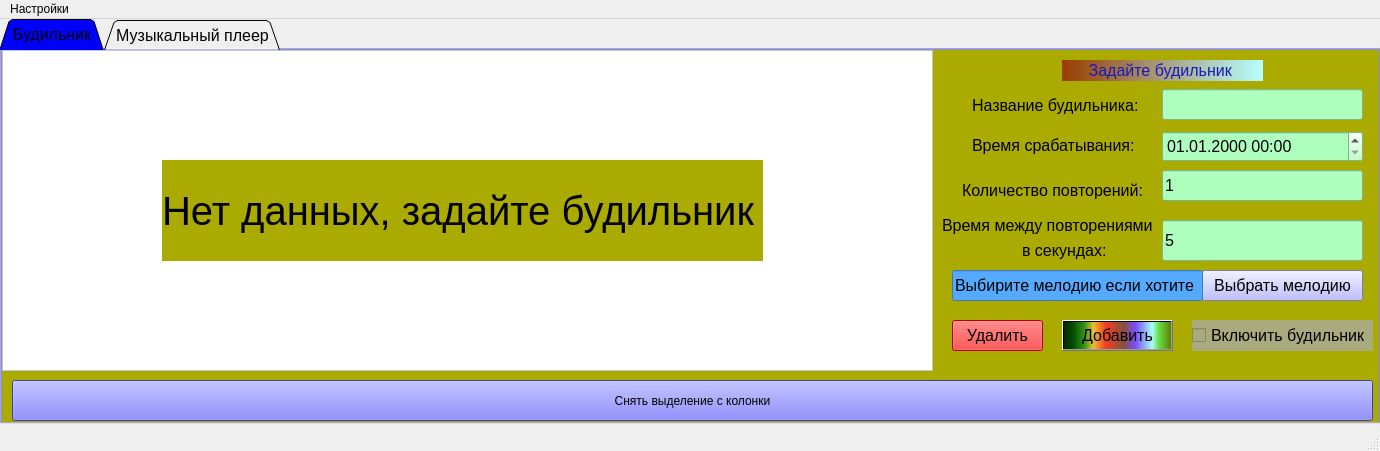
<?xml version="1.0" encoding="UTF-8"?>
<ui version="4.0">
 <class>MainWindow</class>
 <widget class="QMainWindow" name="MainWindow">
  <property name="geometry">
   <rect>
    <x>0</x>
    <y>0</y>
    <width>1380</width>
    <height>451</height>
   </rect>
  </property>
  <property name="minimumSize">
   <size>
    <width>1380</width>
    <height>451</height>
   </size>
  </property>
  <property name="maximumSize">
   <size>
    <width>1380</width>
    <height>451</height>
   </size>
  </property>
  <property name="cursor">
   <cursorShape>ArrowCursor</cursorShape>
  </property>
  <property name="windowTitle">
   <string>Clockopleer</string>
  </property>
  <widget class="QWidget" name="centralwidget">
   <widget class="QTabWidget" name="WidgetGlavnixVkladok">
    <property name="geometry">
     <rect>
      <x>0</x>
      <y>0</y>
      <width>1381</width>
      <height>405</height>
     </rect>
    </property>
    <property name="minimumSize">
     <size>
      <width>0</width>
      <height>405</height>
     </size>
    </property>
    <property name="maximumSize">
     <size>
      <width>16777215</width>
      <height>405</height>
     </size>
    </property>
    <property name="palette">
     <palette>
      <active>
       <colorrole role="Button">
        <brush brushstyle="SolidPattern">
         <color alpha="255">
          <red>0</red>
          <green>170</green>
          <blue>0</blue>
         </color>
        </brush>
       </colorrole>
       <colorrole role="Base">
        <brush brushstyle="SolidPattern">
         <color alpha="255">
          <red>0</red>
          <green>170</green>
          <blue>0</blue>
         </color>
        </brush>
       </colorrole>
       <colorrole role="NoRole">
        <brush brushstyle="SolidPattern">
         <color alpha="255">
          <red>0</red>
          <green>0</green>
          <blue>0</blue>
         </color>
        </brush>
       </colorrole>
      </active>
      <inactive>
       <colorrole role="Button">
        <brush brushstyle="SolidPattern">
         <color alpha="255">
          <red>0</red>
          <green>0</green>
          <blue>255</blue>
         </color>
        </brush>
       </colorrole>
       <colorrole role="Base">
        <brush brushstyle="SolidPattern">
         <color alpha="255">
          <red>0</red>
          <green>0</green>
          <blue>255</blue>
         </color>
        </brush>
       </colorrole>
       <colorrole role="NoRole">
        <brush brushstyle="SolidPattern">
         <color alpha="255">
          <red>0</red>
          <green>0</green>
          <blue>0</blue>
         </color>
        </brush>
       </colorrole>
      </inactive>
      <disabled>
       <colorrole role="Button">
        <brush brushstyle="SolidPattern">
         <color alpha="255">
          <red>0</red>
          <green>0</green>
          <blue>255</blue>
         </color>
        </brush>
       </colorrole>
       <colorrole role="Base">
        <brush brushstyle="SolidPattern">
         <color alpha="255">
          <red>0</red>
          <green>0</green>
          <blue>255</blue>
         </color>
        </brush>
       </colorrole>
       <colorrole role="NoRole">
        <brush brushstyle="SolidPattern">
         <color alpha="255">
          <red>255</red>
          <green>255</green>
          <blue>255</blue>
         </color>
        </brush>
       </colorrole>
      </disabled>
     </palette>
    </property>
    <property name="font">
     <font>
      <pointsize>12</pointsize>
     </font>
    </property>
    <property name="tabShape">
     <enum>QTabWidget::Triangular</enum>
    </property>
    <property name="currentIndex">
     <number>0</number>
    </property>
    <widget class="QWidget" name="Vkladka_budilnik">
     <property name="minimumSize">
      <size>
       <width>0</width>
       <height>0</height>
      </size>
     </property>
     <property name="maximumSize">
      <size>
       <width>16777215</width>
       <height>16777215</height>
      </size>
     </property>
     <property name="styleSheet">
      <string notr="true">background-color: rgb(170, 170, 0);</string>
     </property>
     <attribute name="icon">
      <iconset>
       <activeoff>Clock/Clock_images/off.png</activeoff>
       <activeon>Clock/Clock_images/on.png</activeon>
      </iconset>
     </attribute>
     <attribute name="title">
      <string>Будильник</string>
     </attribute>
     <widget class="QPushButton" name="pushButton_3">
      <property name="geometry">
       <rect>
        <x>1200</x>
        <y>220</y>
        <width>161</width>
        <height>31</height>
       </rect>
      </property>
      <property name="font">
       <font>
        <pointsize>12</pointsize>
       </font>
      </property>
      <property name="cursor">
       <cursorShape>PointingHandCursor</cursorShape>
      </property>
      <property name="styleSheet">
       <string notr="true">background-color: rgb(170, 170, 255);</string>
      </property>
      <property name="text">
       <string>Выбрать мелодию</string>
      </property>
     </widget>
     <widget class="QLabel" name="label">
      <property name="geometry">
       <rect>
        <x>1060</x>
        <y>10</y>
        <width>201</width>
        <height>21</height>
       </rect>
      </property>
      <property name="font">
       <font>
        <family>MS Shell Dlg 2</family>
        <pointsize>12</pointsize>
        <italic>false</italic>
        <bold>false</bold>
       </font>
      </property>
      <property name="styleSheet">
       <string notr="true">font: 12pt &quot;MS Shell Dlg 2&quot;;
color: rgb(22, 25, 194);
background-color: qlineargradient(spread:reflect, x1:0, y1:0, x2:1, y2:0, stop:0 rgba(153, 61, 0, 255), stop:1 rgba(183, 255, 255, 255));</string>
      </property>
      <property name="text">
       <string>      Задайте будильник</string>
      </property>
     </widget>
     <widget class="QLineEdit" name="lineEdit_2">
      <property name="geometry">
       <rect>
        <x>1160</x>
        <y>120</y>
        <width>201</width>
        <height>31</height>
       </rect>
      </property>
      <property name="font">
       <font>
        <pointsize>12</pointsize>
       </font>
      </property>
      <property name="styleSheet">
       <string notr="true">background-color: rgb(174, 255, 190);</string>
      </property>
      <property name="text">
       <string>1</string>
      </property>
     </widget>
     <widget class="QDateTimeEdit" name="dateTimeEdit">
      <property name="geometry">
       <rect>
        <x>1160</x>
        <y>81</y>
        <width>201</width>
        <height>31</height>
       </rect>
      </property>
      <property name="font">
       <font>
        <pointsize>12</pointsize>
       </font>
      </property>
      <property name="cursor">
       <cursorShape>IBeamCursor</cursorShape>
      </property>
      <property name="styleSheet">
       <string notr="true">background-color: rgb(174, 255, 190);</string>
      </property>
      <property name="displayFormat">
       <string>dd.MM.yyyy HH:mm</string>
      </property>
     </widget>
     <widget class="QLabel" name="label_3">
      <property name="geometry">
       <rect>
        <x>960</x>
        <y>130</y>
        <width>191</width>
        <height>21</height>
       </rect>
      </property>
      <property name="font">
       <font>
        <pointsize>12</pointsize>
       </font>
      </property>
      <property name="text">
       <string>Количество повторений:</string>
      </property>
     </widget>
     <widget class="QLabel" name="label_2">
      <property name="geometry">
       <rect>
        <x>970</x>
        <y>80</y>
        <width>161</width>
        <height>31</height>
       </rect>
      </property>
      <property name="font">
       <font>
        <pointsize>12</pointsize>
       </font>
      </property>
      <property name="text">
       <string>Время срабатывания:</string>
      </property>
     </widget>
     <widget class="QPushButton" name="pushButton_2">
      <property name="geometry">
       <rect>
        <x>950</x>
        <y>270</y>
        <width>91</width>
        <height>31</height>
       </rect>
      </property>
      <property name="font">
       <font>
        <pointsize>12</pointsize>
       </font>
      </property>
      <property name="cursor">
       <cursorShape>PointingHandCursor</cursorShape>
      </property>
      <property name="styleSheet">
       <string notr="true">background-color: rgb(255, 0, 0);</string>
      </property>
      <property name="text">
       <string>Удалить</string>
      </property>
     </widget>
     <widget class="QPushButton" name="pushButton">
      <property name="geometry">
       <rect>
        <x>1060</x>
        <y>270</y>
        <width>111</width>
        <height>31</height>
       </rect>
      </property>
      <property name="font">
       <font>
        <pointsize>12</pointsize>
       </font>
      </property>
      <property name="cursor">
       <cursorShape>PointingHandCursor</cursorShape>
      </property>
      <property name="styleSheet">
       <string notr="true">background-color: qlineargradient(spread:pad, x1:0, y1:0, x2:1, y2:0, stop:0 rgba(9, 41, 4, 255), stop:0.085 rgba(2, 79, 0, 255), stop:0.19 rgba(50, 147, 22, 255), stop:0.275 rgba(236, 191, 49, 255), stop:0.39 rgba(243, 61, 34, 255), stop:0.555 rgba(135, 81, 60, 255), stop:0.667 rgba(121, 75, 255, 255), stop:0.825 rgba(164, 255, 244, 255), stop:0.885 rgba(104, 222, 71, 255), stop:1 rgba(93, 128, 0, 255));</string>
      </property>
      <property name="text">
       <string>Добавить</string>
      </property>
     </widget>
     <widget class="QCheckBox" name="checkBox">
      <property name="geometry">
       <rect>
        <x>1190</x>
        <y>270</y>
        <width>181</width>
        <height>31</height>
       </rect>
      </property>
      <property name="font">
       <font>
        <pointsize>12</pointsize>
       </font>
      </property>
      <property name="cursor">
       <cursorShape>PointingHandCursor</cursorShape>
      </property>
      <property name="styleSheet">
       <string notr="true">background-color: rgb(170, 170, 127);</string>
      </property>
      <property name="text">
       <string>Включить будильник</string>
      </property>
     </widget>
     <widget class="QLineEdit" name="lineEdit_4">
      <property name="geometry">
       <rect>
        <x>950</x>
        <y>220</y>
        <width>251</width>
        <height>31</height>
       </rect>
      </property>
      <property name="font">
       <font>
        <pointsize>12</pointsize>
       </font>
      </property>
      <property name="cursor">
       <cursorShape>ArrowCursor</cursorShape>
      </property>
      <property name="styleSheet">
       <string notr="true">background-color: rgb(85, 170, 255);</string>
      </property>
      <property name="text">
       <string>Выбирите мелодию если хотите</string>
      </property>
      <property name="readOnly">
       <bool>true</bool>
      </property>
     </widget>
     <widget class="QLabel" name="label_5">
      <property name="geometry">
       <rect>
        <x>970</x>
        <y>45</y>
        <width>171</width>
        <height>21</height>
       </rect>
      </property>
      <property name="font">
       <font>
        <pointsize>12</pointsize>
       </font>
      </property>
      <property name="text">
       <string>Название будильника:</string>
      </property>
     </widget>
     <widget class="QLineEdit" name="lineEdit_1">
      <property name="geometry">
       <rect>
        <x>1160</x>
        <y>39</y>
        <width>201</width>
        <height>31</height>
       </rect>
      </property>
      <property name="font">
       <font>
        <pointsize>12</pointsize>
       </font>
      </property>
      <property name="styleSheet">
       <string notr="true">background-color: rgb(174, 255, 190);</string>
      </property>
     </widget>
     <widget class="QLabel" name="label_7">
      <property name="geometry">
       <rect>
        <x>1020</x>
        <y>190</y>
        <width>91</width>
        <height>20</height>
       </rect>
      </property>
      <property name="font">
       <font>
        <pointsize>12</pointsize>
       </font>
      </property>
      <property name="text">
       <string>в секундах:</string>
      </property>
     </widget>
     <widget class="QLineEdit" name="lineEdit_3">
      <property name="geometry">
       <rect>
        <x>1160</x>
        <y>170</y>
        <width>201</width>
        <height>41</height>
       </rect>
      </property>
      <property name="font">
       <font>
        <pointsize>12</pointsize>
       </font>
      </property>
      <property name="cursor">
       <cursorShape>IBeamCursor</cursorShape>
      </property>
      <property name="styleSheet">
       <string notr="true">background-color: rgb(174, 255, 190);</string>
      </property>
      <property name="text">
       <string>5</string>
      </property>
     </widget>
     <widget class="QLabel" name="label_4">
      <property name="geometry">
       <rect>
        <x>940</x>
        <y>160</y>
        <width>221</width>
        <height>31</height>
       </rect>
      </property>
      <property name="font">
       <font>
        <pointsize>12</pointsize>
       </font>
      </property>
      <property name="styleSheet">
       <string notr="true"/>
      </property>
      <property name="text">
       <string>Время между повторениями</string>
      </property>
     </widget>
     <widget class="QTableWidget" name="tableWidget">
      <property name="geometry">
       <rect>
        <x>0</x>
        <y>0</y>
        <width>931</width>
        <height>321</height>
       </rect>
      </property>
      <property name="styleSheet">
       <string notr="true">background-color: rgb(255, 255, 255);</string>
      </property>
      <property name="editTriggers">
       <set>QAbstractItemView::AllEditTriggers</set>
      </property>
      <property name="selectionBehavior">
       <enum>QAbstractItemView::SelectRows</enum>
      </property>
      <property name="verticalScrollMode">
       <enum>QAbstractItemView::ScrollPerPixel</enum>
      </property>
      <property name="horizontalScrollMode">
       <enum>QAbstractItemView::ScrollPerPixel</enum>
      </property>
      <property name="sortingEnabled">
       <bool>true</bool>
      </property>
     </widget>
     <widget class="QLabel" name="label_6">
      <property name="geometry">
       <rect>
        <x>160</x>
        <y>110</y>
        <width>601</width>
        <height>101</height>
       </rect>
      </property>
      <property name="font">
       <font>
        <pointsize>30</pointsize>
       </font>
      </property>
      <property name="styleSheet">
       <string notr="true">background-color: rgb(170, 170, 0);</string>
      </property>
      <property name="text">
       <string>Нет данных, задайте будильник</string>
      </property>
     </widget>
     <widget class="QPushButton" name="pushButton_7">
      <property name="geometry">
       <rect>
        <x>10</x>
        <y>330</y>
        <width>1361</width>
        <height>41</height>
       </rect>
      </property>
      <property name="styleSheet">
       <string notr="true">background-color: rgb(85, 85, 255);
font: 75 19pt &quot;Arial&quot;;
selection-color: rgb(85, 170, 0);</string>
      </property>
      <property name="text">
       <string>Снять выделение с колонки</string>
      </property>
     </widget>
    </widget>
    <widget class="QWidget" name="Vkladka_pleer">
     <property name="styleSheet">
      <string notr="true"/>
     </property>
     <attribute name="icon">
      <iconset>
       <activeoff>Clock/Clock_images/off.png</activeoff>
       <activeon>Clock/Clock_images/on.png</activeon>
      </iconset>
     </attribute>
     <attribute name="title">
      <string>Музыкальный плеер</string>
     </attribute>
     <widget class="QWidget" name="widget" native="true">
      <property name="geometry">
       <rect>
        <x>0</x>
        <y>0</y>
        <width>531</width>
        <height>151</height>
       </rect>
      </property>
      <property name="styleSheet">
       <string notr="true">background-color: qlineargradient(spread:pad, x1:0, y1:1, x2:0, y2:0, stop:0 rgba(0, 0, 0, 255), stop:0.05 rgba(14, 8, 73, 255), stop:0.36 rgba(28, 17, 145, 255), stop:0.6 rgba(126, 14, 81, 255), stop:0.75 rgba(234, 11, 11, 255), stop:0.79 rgba(244, 70, 5, 255), stop:0.86 rgba(255, 136, 0, 255), stop:0.935 rgba(239, 236, 55, 255));</string>
      </property>
      <widget class="QPushButton" name="pushButton_4">
       <property name="geometry">
        <rect>
         <x>60</x>
         <y>20</y>
         <width>161</width>
         <height>51</height>
        </rect>
       </property>
       <property name="styleSheet">
        <string notr="true">background-color: qlineargradient(spread:pad, x1:0, y1:0, x2:1, y2:0, stop:0 rgba(255, 0, 0, 255), stop:0.166 rgba(255, 255, 0, 255), stop:0.333 rgba(0, 255, 0, 255), stop:0.5 rgba(0, 255, 255, 255), stop:0.666 rgba(0, 0, 255, 255), stop:0.833 rgba(255, 0, 255, 255), stop:1 rgba(255, 0, 0, 255));
font: 75 25pt &quot;MS Shell Dlg 2&quot;;</string>
       </property>
       <property name="text">
        <string>Play</string>
       </property>
      </widget>
      <widget class="QPushButton" name="pushButton_5">
       <property name="geometry">
        <rect>
         <x>310</x>
         <y>20</y>
         <width>161</width>
         <height>51</height>
        </rect>
       </property>
       <property name="styleSheet">
        <string notr="true">background-color: rgb(255, 0, 0);
font: 75 25pt &quot;MS Shell Dlg 2&quot;;</string>
       </property>
       <property name="text">
        <string>Pause</string>
       </property>
      </widget>
      <widget class="QPushButton" name="pushButton_6">
       <property name="geometry">
        <rect>
         <x>20</x>
         <y>93</y>
         <width>131</width>
         <height>41</height>
        </rect>
       </property>
       <property name="styleSheet">
        <string notr="true">background-color: rgb(170, 170, 255);
font: 75 11pt &quot;MS Shell Dlg 2&quot;;</string>
       </property>
       <property name="text">
        <string>Выбрать музыку</string>
       </property>
      </widget>
      <widget class="QLineEdit" name="lineEdit">
       <property name="geometry">
        <rect>
         <x>150</x>
         <y>100</y>
         <width>361</width>
         <height>31</height>
        </rect>
       </property>
       <property name="styleSheet">
        <string notr="true">background-color: rgb(0, 195, 195);</string>
       </property>
      </widget>
     </widget>
    </widget>
   </widget>
  </widget>
  <widget class="QMenuBar" name="menubar">
   <property name="geometry">
    <rect>
     <x>0</x>
     <y>0</y>
     <width>1380</width>
     <height>22</height>
    </rect>
   </property>
   <widget class="QMenu" name="menu">
    <property name="title">
     <string>Настройки</string>
    </property>
    <addaction name="About"/>
   </widget>
   <addaction name="menu"/>
  </widget>
  <widget class="QStatusBar" name="statusbar"/>
  <action name="About">
   <property name="text">
    <string>О приложении</string>
   </property>
  </action>
 </widget>
 <tabstops>
  <tabstop>lineEdit_1</tabstop>
  <tabstop>dateTimeEdit</tabstop>
  <tabstop>lineEdit_2</tabstop>
  <tabstop>lineEdit_3</tabstop>
  <tabstop>pushButton_3</tabstop>
  <tabstop>checkBox</tabstop>
  <tabstop>pushButton</tabstop>
  <tabstop>pushButton_2</tabstop>
  <tabstop>lineEdit_4</tabstop>
  <tabstop>tableWidget</tabstop>
  <tabstop>WidgetGlavnixVkladok</tabstop>
  <tabstop>pushButton_4</tabstop>
  <tabstop>pushButton_5</tabstop>
  <tabstop>pushButton_6</tabstop>
  <tabstop>lineEdit</tabstop>
 </tabstops>
 <resources/>
 <connections/>
</ui>
